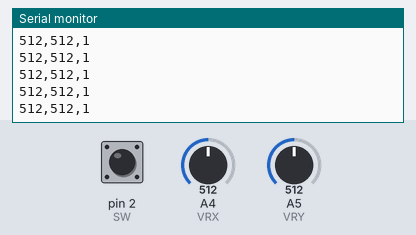
Bench run of a sketch on a simulated Arduino Uno, built with avr-gcc and run on an emulated ATmega328P. Shown: the last lines printed to the serial monitor. The inputs (shaded band) are chosen by the test bench; at power-on: A4 (VRX) = 512, A5 (VRY) = 512, pin 2 (SW) HIGH.

Above: at 1.2 s.
1.3 s: A4 (VRX) set to 716
At 1.31 s:
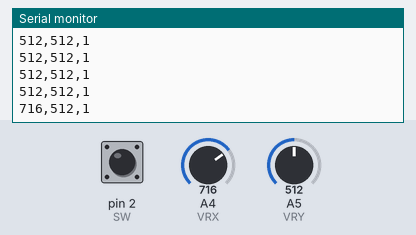
2.8 s: A5 (VRY) set to 716
At 2.82 s:
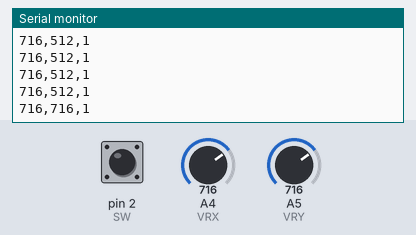
4.3 s: pin 2 (SW) pulled LOW for 0.15 s
At 4.33 s:
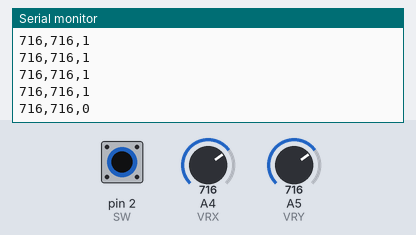
5.9 s: A4 (VRX) set to 900
At 5.94 s:
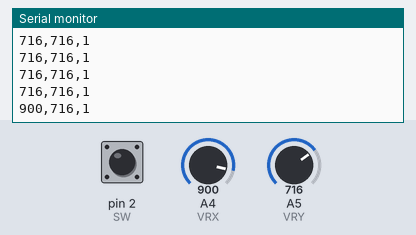
7.4 s: pin 2 (SW) pulled LOW for 1 s
At 7.45 s:
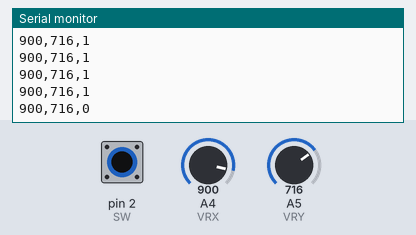
9.9 s: A5 (VRY) set to 0
At 9.97 s:
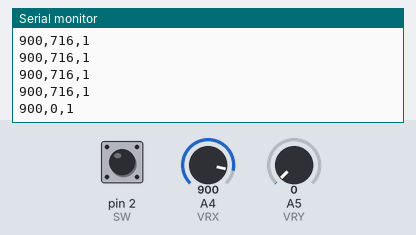
Timing chart, 0 to 12.9 s (numbered marks = the images above; inputs shaded):
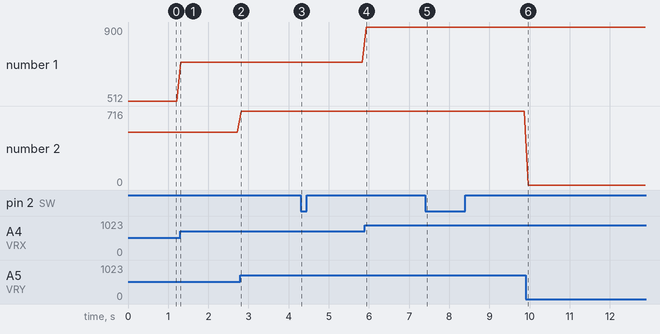

The sketch:

JoystickReader.ino
```cpp
const int VRX = A4;
const int VRY = A5;
const int SW = 2;

int leitura_botao = 0, leitura_VRX, leitura_VRY;

void setup() {
  Serial.begin(9600);
  pinMode(VRX, INPUT);
  pinMode(VRY, INPUT);
  pinMode(SW, INPUT_PULLUP);
}

void loop() {
  leitura_VRX = analogRead(VRX);
  leitura_VRY = analogRead(VRY);
  leitura_botao = digitalRead(SW);

  // Send the readings as a CSV string
  Serial.print(leitura_VRX);
  Serial.print(",");
  Serial.print(leitura_VRY);
  Serial.print(",");
  Serial.println(leitura_botao);

  delay(100); // Send data every 100ms
}
```

Measured:
- after the input at 1.3 s, the serial monitor: prints a new line at once (image 1)
- after the input at 2.8 s, the serial monitor: prints a new line at once (image 2)
- after the input at 4.3 s, the serial monitor: prints a new line at once (image 3)
- after the input at 5.9 s, the serial monitor: prints a new line at once (image 4)
- after the input at 7.4 s, the serial monitor: prints a new line after 0.05 s (image 5)
- after the input at 9.9 s, the serial monitor: prints a new line after 0.06 s (image 6)
- plotted number 1: 512 → 716 after the input at 1.3 s, 716 → 900 after the input at 5.9 s
